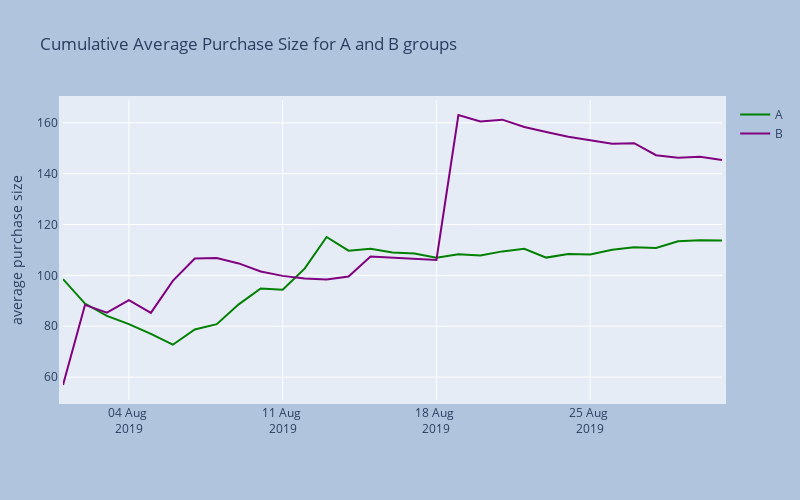

Notebook source saved alongside this figure:
### Code cell
# pylint: disable=undefined-variable
fig = go.Figure()
fig.add_trace(go.Scatter(x = cumulativeRevenueA['date'], 
                        y = cumulativeRevenueA['revenue'] / cumulativeRevenueA['orders'],
                    mode = 'lines',
                    name = 'A', line = dict(color = 'green', width = 2 )))
fig.add_trace(go.Scatter(x = cumulativeRevenueB['date'], 
                        y = cumulativeRevenueB['revenue'] / cumulativeRevenueB['orders'], 
                    mode = 'lines',
                    name = 'B', line = dict(color = 'purple', width = 2 )))

fig.update_layout(autosize = False, width = 800, height = 500, margin = dict(
        l = 50, r = 50, b = 100, t = 100, pad = 4), paper_bgcolor = 'LightSteelBlue',
                  xaxis_tickformat = '%d %b <br>%Y', 
                  title_text = 'date')
# Customize y-axis label
fig.update_yaxes(title_text = 'average purchase size')  # Add y-axis label
# Add title to the plot
fig.update_layout(title_text = 'Cumulative Average Purchase Size for A and B groups')
fig.update_layout(
    showlegend = True)
fig.show()

### Figure 1 — Plotly figure (JSON) as saved in the notebook; plotly's stock layout.template omitted (floating-point values rounded to 4 significant figures)
{"data": [{"line": {"color": "green", "width": 2}, "mode": "lines", "name": "A", "type": "scatter", "x": ["2019-08-01T00:00:00", "2019-08-02T00:00:00", "2019-08-03T00:00:00", "2019-08-04T00:00:00", "2019-08-05T00:00:00", "2019-08-06T00:00:00", "2019-08-07T00:00:00", "2019-08-08T00:00:00", "2019-08-09T00:00:00", "2019-08-10T00:00:00", "2019-08-11T00:00:00", "2019-08-12T00:00:00", "2019-08-13T00:00:00", "2019-08-14T00:00:00", "2019-08-15T00:00:00", "2019-08-16T00:00:00", "2019-08-17T00:00:00", "2019-08-18T00:00:00", "2019-08-19T00:00:00", "2019-08-20T00:00:00", "2019-08-21T00:00:00", "2019-08-22T00:00:00", "2019-08-23T00:00:00", "2019-08-24T00:00:00", "2019-08-25T00:00:00", "2019-08-26T00:00:00", "2019-08-27T00:00:00", "2019-08-28T00:00:00", "2019-08-29T00:00:00", "2019-08-30T00:00:00", "2019-08-31T00:00:00"], "y": [98.55, 88.93, 84.09, 80.85, 77.01, 72.74, 78.72, 80.82, 88.61, 94.83, 94.39, 102.7, 115.1, 109.7, 110.5, 109.0, 108.6, 107.0, 108.3, 107.8, 109.4, 110.5, 107.0, 108.4, 108.3, 110.1, 111.1, 110.8, 113.4, 113.8, 113.7]}, {"line": {"color": "purple", "width": 2}, "mode": "lines", "name": "B", "type": "scatter", "x": ["2019-08-01T00:00:00", "2019-08-02T00:00:00", "2019-08-03T00:00:00", "2019-08-04T00:00:00", "2019-08-05T00:00:00", "2019-08-06T00:00:00", "2019-08-07T00:00:00", "2019-08-08T00:00:00", "2019-08-09T00:00:00", "2019-08-10T00:00:00", "2019-08-11T00:00:00", "2019-08-12T00:00:00", "2019-08-13T00:00:00", "2019-08-14T00:00:00", "2019-08-15T00:00:00", "2019-08-16T00:00:00", "2019-08-17T00:00:00", "2019-08-18T00:00:00", "2019-08-19T00:00:00", "2019-08-20T00:00:00", "2019-08-21T00:00:00", "2019-08-22T00:00:00", "2019-08-23T00:00:00", "2019-08-24T00:00:00", "2019-08-25T00:00:00", "2019-08-26T00:00:00", "2019-08-27T00:00:00", "2019-08-28T00:00:00", "2019-08-29T00:00:00", "2019-08-30T00:00:00", "2019-08-31T00:00:00"], "y": [56.89, 88.38, 85.31, 90.27, 85.26, 97.83, 106.6, 106.8, 104.7, 101.5, 99.8, 98.76, 98.36, 99.56, 107.4, 107.0, 106.6, 106.1, 163.1, 160.5, 161.2, 158.4, 156.4, 154.5, 153.2, 151.8, 152.0, 147.3, 146.2, 146.6, 145.3]}], "layout": {"autosize": false, "height": 500, "margin": {"b": 100, "l": 50, "pad": 4, "r": 50, "t": 100}, "paper_bgcolor": "LightSteelBlue", "showlegend": true, "title": {"text": "Cumulative Average Purchase Size for A and B groups"}, "width": 800, "xaxis": {"tickformat": "%d %b <br>%Y"}, "yaxis": {"title": {"text": "average purchase size"}}}}
